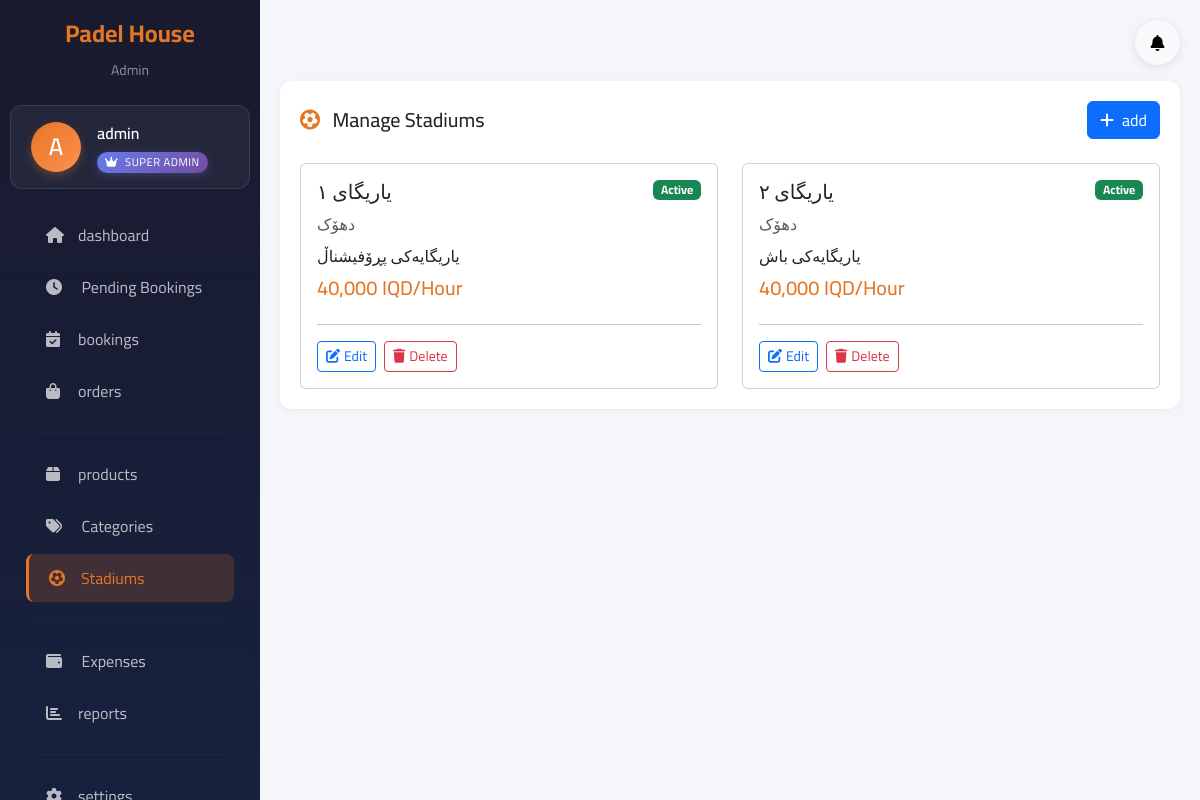
Screenshot of /admin/stadiums (signed in) with the database file from the repository.
### app/models/settings.py (models this page shows, shortened)
class Settings(db.Model):
    __tablename__ = 'settings'
    id = db.Column(db.Integer, primary_key=True)
    opening_hour = db.Column(db.Integer, default=12)
    closing_hour = db.Column(db.Integer, default=4)
    price_per_hour = db.Column(db.Integer, default=40000)
    discount_percentage = db.Column(db.Integer, default=25)
    discount_amount = db.Column(db.Integer, default=10000)
    discount_start_hour = db.Column(db.Integer, default=12)
    discount_end_hour = db.Column(db.Integer, default=16)
    site_name = db.Column(db.String(100), default='Padel House')
    phone = db.Column(db.String(20))
    email = db.Column(db.String(100))
    address = db.Column(db.Text)
    facebook_url = db.Column(db.String(200))
    instagram_url = db.Column(db.String(200))
    twitter_url = db.Column(db.String(200))
    created_at = db.Column(db.DateTime, default=datetime.utcnow)
    updated_at = db.Column(db.DateTime, default=datetime.utcnow, onupdate=datetime.utcnow)

### app/models/user.py (models this page shows, shortened)
class User(db.Model, UserMixin):
    __tablename__ = 'user'
    ROLE_SUPER_ADMIN = "super_admin"
    ROLE_ADMIN = "admin"
    id = db.Column(db.Integer, primary_key=True)
    username = db.Column(db.String(80), unique=True, nullable=False, index=True)
    email = db.Column(db.String(120), unique=True, nullable=False, index=True)
    password_hash = db.Column(db.String(255), nullable=False)
    role = db.Column(db.String(20), default=ROLE_ADMIN, nullable=False)
    is_admin = db.Column(db.Boolean, default=False)
    is_active = db.Column(db.Boolean, default=True)
    can_manage_bookings = db.Column(db.Boolean, default=True)
    can_manage_products = db.Column(db.Boolean, default=True)
    can_manage_orders = db.Column(db.Boolean, default=True)
    can_manage_stadiums = db.Column(db.Boolean, default=False)
    can_manage_settings = db.Column(db.Boolean, default=False)
    can_view_reports = db.Column(db.Boolean, default=False)
    can_access_dashboard = db.Column(db.Boolean, default=False)  # ✅ NEW: Dashboard access permission
    created_at = db.Column(db.DateTime, default=datetime.utcnow)

### app/models/stadium.py (models this page shows, shortened)
class Stadium(db.Model):
    __tablename__ = 'stadium'
    id = db.Column(db.Integer, primary_key=True)
    name = db.Column(db.String(100), nullable=False, unique=True)
    description = db.Column(db.Text)
    location = db.Column(db.String(200))
    price_per_hour = db.Column(db.Float, default=80000)
    is_active = db.Column(db.Boolean, default=True)
    image_url = db.Column(db.String(200))
    created_at = db.Column(db.DateTime, default=datetime.utcnow)
    bookings = db.relationship('Booking', backref='stadium', lazy=True, cascade='all, delete-orphan')

### app/routes/admin.py (the view)
@admin_bp.route('/stadiums')
@login_required
@permission_required('can_manage_stadiums')
def manage_stadiums():
    stadiums = Stadium.query.all()
    return render_template('admin/stadiums.html', stadiums=stadiums)

### app/routes/admin.py (called while the page is built)
def permission_required(permission_attr: str):
    def decorator(f):
        @wraps(f)
        def wrapper(*args, **kwargs):
            if not current_user.is_authenticated:
                return redirect(url_for('auth.login'))
            if getattr(current_user, "role", None) == "super_admin":
                return f(*args, **kwargs)
            if not getattr(current_user, permission_attr, False):
                flash("غير مصرح لك", "danger")
                return redirect(url_for('admin.dashboard'))
            return f(*args, **kwargs)
        return wrapper
    return decorator

@admin_bp.app_context_processor
def inject_pending_count():
    if current_user.is_authenticated:
        pending_bookings_count = Booking.query.filter_by(status='pending').count()
        return {'pending_bookings_count': pending_bookings_count}
    return {'pending_bookings_count': 0}

@admin_bp.app_context_processor
def inject_pending_orders_count():
    if current_user.is_authenticated:
        pending_orders_count = Order.query.filter_by(status='pending').count()
        return {'pending_orders_count': pending_orders_count}
    return {'pending_orders_count': 0}

### app/translations.py (called while the page is built)
def get_translation(key, lang='en'):
    return TRANSLATIONS.get(lang, {}).get(key, key)

### app/templates/admin/stadiums.html (shortened to what this page needs)
{% extends 'admin/base_admin.html' %}
{% block content %}
<div class="table-card">
    <div class="d-flex justify-content-between align-items-center mb-4">
        <h5 class="mb-0">
            <i class="fas fa-futbol me-2" style="color: #E57625;"></i>
            {% if current_lang == 'ku' %}بەڕێوەبردنی یاریگاکان{% elif current_lang == 'ar' %}إدارة الملاعب{% else %}Manage Stadiums{% endif %}
        </h5>
        <button class="btn btn-primary" data-bs-toggle="modal" data-bs-target="#stadiumModal">
            <i class="fas fa-plus me-2"></i>{{ t('add') }}
        </button>
    </div>
    <div class="row g-4">
        {% for stadium in stadiums %}
        <div class="col-md-6">
            <div class="card h-100">
                <div class="card-body">
                    <div class="d-flex justify-content-between align-items-start">
                        <div>
                            <h5 class="card-title">{{ stadium.name }}</h5>
                            <p class="text-muted mb-2">{{ stadium.location }}</p>
                            <p class="mb-2">{{ stadium.description }}</p>
                            <h5 style="color: #E57625;">{{ "{:,.0f}".format(stadium.price_per_hour) }} {{ t('iqd') }}/{{ t('hour') }}</h5>
                        </div>
                        <span class="badge {% if stadium.is_active %}bg-success{% else %}bg-secondary{% endif %}">
                            {% if stadium.is_active %}
                                {% if current_lang == 'ku' %}چالاک{% elif current_lang == 'ar' %}نشط{% else %}Active{% endif %}
                            {% else %}
                                {% if current_lang == 'ku' %}ناچالاک{% elif current_lang == 'ar' %}غير نشط{% else %}Inactive{% endif %}
                            {% endif %}
                        </span>
                    </div>
                    <hr>
                    <div class="d-flex gap-2">
                        <button class="btn btn-sm btn-outline-primary btn-edit"
                                data-id="{{ stadium.id }}"
                                data-name="{{ stadium.name }}"
                                data-description="{{ stadium.description }}"
                                data-location="{{ stadium.location }}"
                                data-price="{{ stadium.price_per_hour }}"
                                data-active="{{ stadium.is_active }}">
                            <i class="fas fa-edit me-1"></i>{{ t('edit') }}
                        </button>
                        <button class="btn btn-sm btn-outline-danger btn-delete" data-id="{{ stadium.id }}">
                            <i class="fas fa-trash me-1"></i>{{ t('delete') }}
                        </button>
                    </div>
                </div>
            </div>
        </div>
        {% else %}
        <div class="col-12 text-center py-5">
            <i class="fas fa-futbol fa-4x text-muted mb-3"></i>
            <p class="text-muted">{% if current_lang == 'ku' %}هیچ یاریگایەک نییە{% elif current_lang == 'ar' %}لا توجد ملاعب{% else %}No stadiums found{% endif %}</p>
        </div>
        {% endfor %}
    </div>
</div>
{% endblock %}

### app/templates/admin/base_admin.html (shortened to what this page needs)
<!DOCTYPE html>
<html lang="{{ current_lang }}" dir="{{ 'rtl' if is_rtl else 'ltr' }}">
<head>
    {% if is_rtl %}
    <link href="https://cdn.jsdelivr.net/npm/bootstrap@5.3.2/dist/css/bootstrap.rtl.min.css" rel="stylesheet">
    {% else %}
    <link href="https://cdn.jsdelivr.net/npm/bootstrap@5.3.2/dist/css/bootstrap.min.css" rel="stylesheet">
    {% endif %}
    <link rel="stylesheet" href="https://cdnjs.cloudflare.com/ajax/libs/font-awesome/6.4.2/css/all.min.css">
</head>
<body>
<aside class="sidebar">
    <div class="text-center mb-4">
        <h4 style="color: var(--primary-color); font-weight: 700;">{{ t('site_name') }}</h4>
        <small class="text-white-50">{{ t('admin') }}</small>
    </div>
    <div class="user-profile">
        <div class="d-flex align-items-center">
            <div class="user-avatar me-3">
                {{ current_user.username[0].upper() }}
            </div>
            <div class="user-info flex-grow-1">
                <div class="user-name">{{ current_user.username }}</div>
                <div class="user-role">
                    {% if current_user.role == 'super_admin' %}
                        <span class="role-badge role-super-admin">
                            <i class="fas fa-crown me-1"></i>
                            {% if current_lang == 'ku' %}بەڕێوەبەری سەرەکی
                            {% elif current_lang == 'ar' %}مدير عام
                            {% else %}SUPER ADMIN{% endif %}
                        </span>
                    {% endif %}
                </div>
            </div>
        </div>
    </div>
    <ul class="nav flex-column px-3">
        {% if current_user.role == 'super_admin' or current_user.can_access_dashboard %}
        <li class="nav-item">
            <a href="{{ url_for('admin.dashboard') }}"
               class="nav-link {% if request.endpoint == 'admin.dashboard' %}active{% endif %}">
                <span><i class="fas fa-home me-2"></i>{{ t('dashboard') }}</span>
            </a>
        </li>
        {% endif %}
        {% if current_user.role == 'super_admin' or current_user.can_manage_bookings %}
        <li class="nav-item">
            <a href="{{ url_for('admin.pending_bookings') }}"
               class="nav-link {% if 'pending' in request.endpoint %}active{% endif %}"
               style="{% if pending_bookings_count > 0 %}background: rgba(255,193,7,0.2); border-{% if is_rtl %}right{% else %}left{% endif %}: 3px solid #ffc107;{% endif %}">
                <span>
                    <i class="fas fa-clock me-2"></i>
                    {% if current_lang == 'ku' %}حجزە هەڵپەسێردراوەکان
                    {% elif current_lang == 'ar' %}الحجوزات المعلقة
                    {% else %}Pending Bookings{% endif %}
                </span>
            </a>
        </li>
        {% endif %}
        {% if current_user.role == 'super_admin' or current_user.can_manage_bookings %}
        <li class="nav-item">
            <a href="{{ url_for('admin.manage_bookings') }}"
               class="nav-link {% if request.endpoint == 'admin.manage_bookings' %}active{% endif %}">
                <span><i class="fas fa-calendar-check me-2"></i>{{ t('bookings') }}</span>
            </a>
        </li>
        {% endif %}
        {% if current_user.role == 'super_admin' or current_user.can_manage_orders %}
        <li class="nav-item">
            <a href="{{ url_for('admin.manage_orders') }}"
               class="nav-link {% if 'order' in request.endpoint and 'orders' in request.endpoint %}active{% endif %}">
                <span><i class="fas fa-shopping-bag me-2"></i>{{ t('orders') }}</span>
            </a>
        </li>
        {% endif %}
        <hr>
        {% if current_user.role == 'super_admin' or current_user.can_manage_products %}
        <li class="nav-item">
            <a href="{{ url_for('admin.manage_products') }}"
               class="nav-link {% if 'product' in request.endpoint %}active{% endif %}">
                <span><i class="fas fa-box me-2"></i>{{ t('products') }}</span>
            </a>
        </li>
        <li class="nav-item">
            <a href="{{ url_for('admin.manage_categories') }}"
               class="nav-link {% if 'categor' in request.endpoint %}active{% endif %}">
                <span>
                    <i class="fas fa-tags me-2"></i>
                    {% if current_lang == 'ku' %}جۆرەکان
                    {% elif current_lang == 'ar' %}التصنيفات
                    {% else %}Categories{% endif %}
                </span>
            </a>
        </li>
        {% endif %}
        {% if current_user.role == 'super_admin' or current_user.can_manage_stadiums %}
        <li class="nav-item">
            <a href="{{ url_for('admin.manage_stadiums') }}"
               class="nav-link {% if 'stadium' in request.endpoint %}active{% endif %}">
                <span><i class="fas fa-futbol me-2"></i>{{ t('stadiums') }}</span>
            </a>
        </li>
        {% endif %}
        <hr>
        {% if current_user.role == 'super_admin' or current_user.can_view_reports %}
        <li class="nav-item">
            <a href="{{ url_for('admin.manage_expenses') }}"
               class="nav-link {% if 'expense' in request.endpoint %}active{% endif %}">
                <span>
                    <i class="fas fa-wallet me-2"></i>
                    {% if current_lang == 'ku' %}خەرجییەکان
                    {% elif current_lang == 'ar' %}المصاريف
                    {% else %}Expenses{% endif %}
                </span>
            </a>
        </li>
        <li class="nav-item">
            <a href="{{ url_for('admin.reports') }}"
               class="nav-link {% if 'report' in request.endpoint %}active{% endif %}">
                <span><i class="fas fa-chart-bar me-2"></i>{{ t('reports') }}</span>
            </a>
        </li>
        {% endif %}
        <hr>
        {% if current_user.role == 'super_admin' or current_user.can_manage_settings %}
        <li class="nav-item">
            <a href="{{ url_for('admin.manage_settings') }}"
               class="nav-link {% if 'setting' in request.endpoint %}active{% endif %}">
                <span><i class="fas fa-cog me-2"></i>{{ t('settings') }}</span>
            </a>
        </li>
        {% endif %}
    </ul>
</aside>
<div class="main-content">
    <div class="d-flex justify-content-end mb-3">
        <div class="dropdown notification-bell">
            <button class="btn btn-light position-relative"
                    data-bs-toggle="dropdown"
                    aria-expanded="false"
                    title="{% if current_lang == 'ku' %}ئاگادارییەکان{% elif current_lang == 'ar' %}الإشعارات{% else %}Notifications{% endif %}">
                <i class="fas fa-bell"></i>
            </button>
        </div>
    </div>
    {% block content %}{% endblock %}
</div>
</body>
</html>

### rows the page displays
Settings: site_name "Padel House"
User: username "Admin", username "A", username "admin"
Stadium: name "یاریگای ١", location "دهۆک", description "یاریگایەکی پڕۆفیشناڵ", price_per_hour "40,000", t "IQD", t "Hour", is_active "Active", t "Edit", t "Delete"
Stadium: name "یاریگای ٢", location "دهۆک", description "یاریگایەکی باش", price_per_hour "40,000", t "IQD", t "Hour", is_active "Active", t "Edit", t "Delete"

### other values shown
{{ t('dashboard') }} "dashboard"
{{ t('bookings') }} "bookings"
{{ t('orders') }} "orders"
{{ t('products') }} "products"
{{ t('stadiums') }} "Stadiums"
{{ t('reports') }} "reports"
{{ t('add') }} "add"
